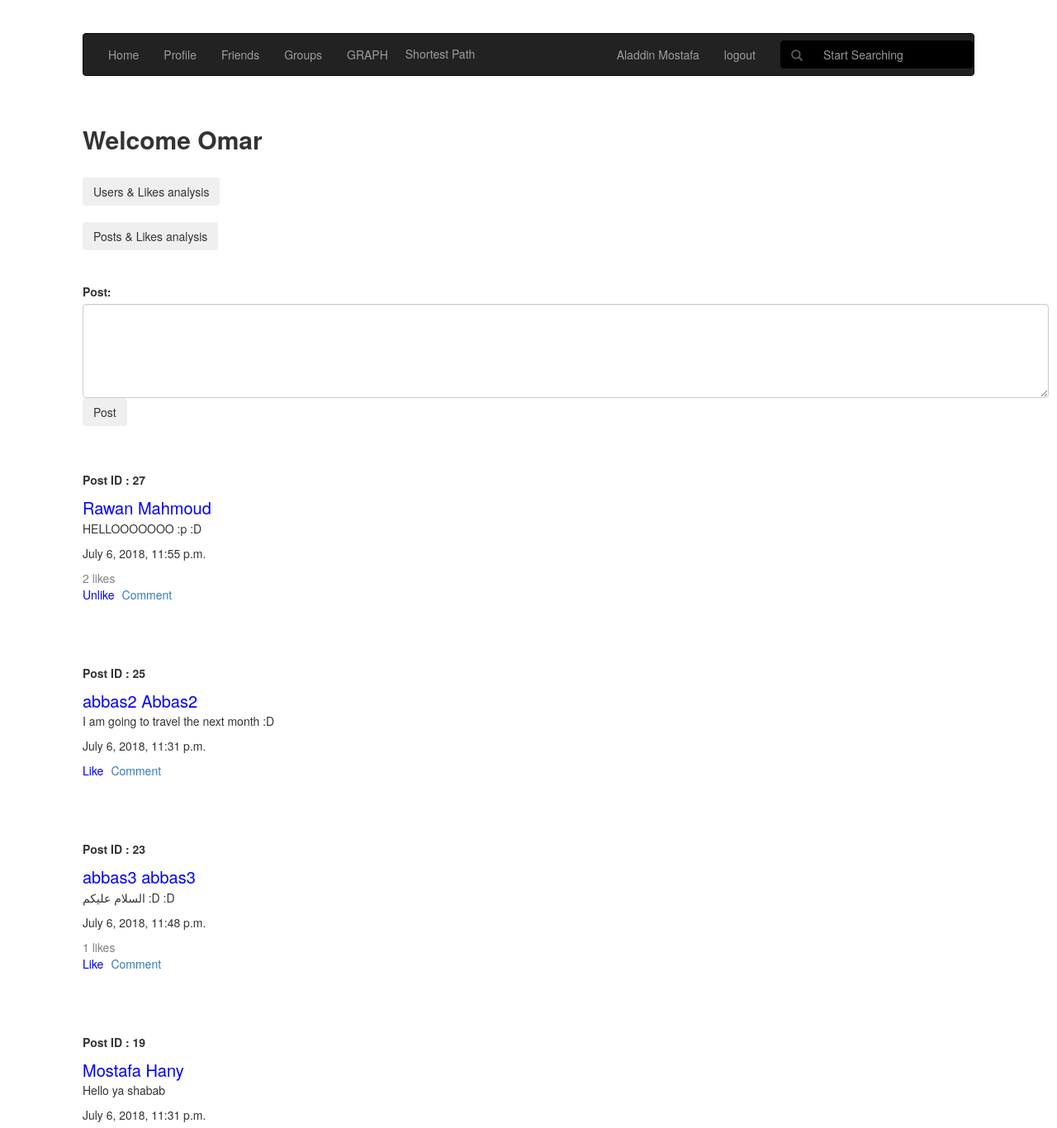
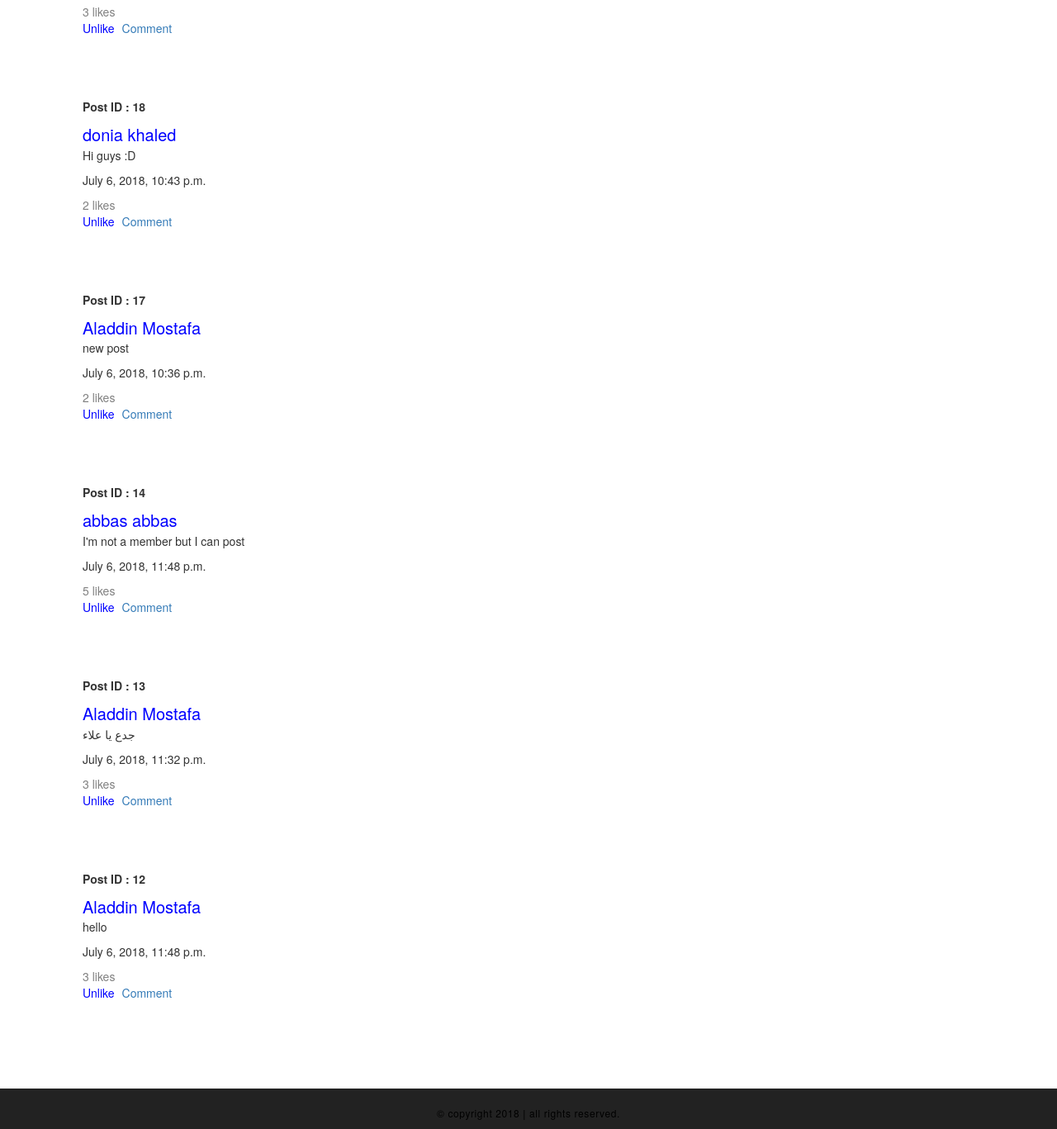
The app's page /groups/1/ (signed in) with its own data (2 pictures, top to bottom).
### social_network/models.py (models this page shows, shortened)
class CustomUser(AbstractUser):
    friends = models.ManyToManyField('self')
    username = models.CharField(max_length=100, unique=True)
    password = models.CharField(max_length=100)
    email = models.CharField(max_length=100, unique=True)
    first_name = models.CharField(max_length=100)
    last_name = models.CharField(max_length=100)
    birth_date = models.CharField(max_length=10)
    gender = models.CharField(max_length=8)
    mobile_number = models.CharField(max_length=15)
    def __str__(self):
        return self.first_name + " " + self.last_name

class Group(models.Model):
    name = models.CharField(max_length=100, unique=True)
    users = models.ManyToManyField(CustomUser, related_name="my_groups")
    def __str__(self):
        return self.name

class Mypost(models.Model):
    postbody = models.CharField(max_length=1000)
    user = models.ForeignKey(CustomUser, on_delete=models.CASCADE)
    created = models.DateTimeField(auto_now_add=True)
    updated = models.DateTimeField(auto_now=True)
    likes = models.ManyToManyField(CustomUser, related_name="my_likes")
    group = models.ForeignKey(Group, on_delete=models.CASCADE, default=None, blank=True, null=True)

### social_network/views.py (the view, shortened to what this page needs)
# urls.py: url(r'groups/(?P<group_id>[0-9]+)/', views.groupHome.as_view(),name='grouphome' ),
class groupHome(View):
    template = 'social_network/group_home.html'
    def get(self, request, group_id):
        if request.user.is_authenticated:
            group = Group.objects.get(pk=group_id)
            posts = group.mypost_set.all()
            posts = sorted(posts, key=lambda instance: instance.created, reverse=True)
            return render(request, self.template, {'posts':posts, 'group':group})
        return render(request, self.template, {})

### social_network/templates/social_network/group_home.html (shortened to what this page needs)
<!DOCTYPE html>
<html lang="en">
<head>
<link rel="stylesheet" href="https://cdnjs.cloudflare.com/ajax/libs/font-awesome/4.7.0/css/font-awesome.min.css">
<link rel="stylesheet" href="https://maxcdn.bootstrapcdn.com/bootstrap/3.3.7/css/bootstrap.min.css">
<link rel="stylesheet" href="https://maxcdn.bootstrapcdn.com/bootstrap/3.3.7/css/bootstrap.min.css">
</head>
<body>
<nav class="navbar navbar-inverse">
  <div class="container-fluid">
    <ul class="nav navbar-nav">
      <li ><a href="/">Home</a></li>
      <li><a href="/{{user.username}}/">Profile</a></li>
      <li><a href="/{{user.username}}/friends/">Friends</a></li>
        <li><a href="/{{user.username}}/groups/">Groups</a></li>
        <li><a href="{%url 'graph'%}">GRAPH</a></li>
        <li><button  id="from_to">Shortest Path</button></li>
    </ul>
      <ul class="nav navbar-nav navbar-right">
          {% if user.is_authenticated %}
          <li><a href="/{{user.username}}/">{{user}}</a></li>
          <li><a href="/logout/"> logout </a></li>
          {% else %}
          <li><a href="/reg/"> Register </a></li>
          <li><a href="/login/"> Login </a></li>
          {% endif %}
      <form class="navbar-form navbar-right" method="get" action="">
        <div class="form-group" style="background-color:#333;">
            <div class="input-group" >
                <div class="input-group-addon" style="background-color:black;border-color:black;">
                    <span class="glyphicon glyphicon-search"></span>
                </div>
                <input type="text" name="search" class="form-control" placeholder="Start Searching" style="background-color:black;border-color:black;">
            </div>
        </div>
      </form>
            </ul>
  </div>
</nav>
<br>
<h2 class="card-title"><b>{{group}}</b></h2>
<br>
        <form method="post" action="{%url 'groupan'%}">
            <button type="submit" class="btn" name="addfriend" value={{user.username}}>Users & Likes analysis</button>
        </form>
<br>
        <form method="post" action="{%url 'postan'%}">
            <button type="submit" class="btn" name="addfriend" value={{user.username}}>Posts & Likes analysis</button>
        </form>
<br>
<br>
<div class="container">
  <div class="row">
    <div class="card">
      <div class="form-group">
    {% if user.is_authenticated %}
<form method="post" action="">
  <label for="comment">Post:</label>
  <textarea class="form-control" rows="5" id="comment" name="postbody"></textarea>
  <button type="submit" class="btn">Post</button>
</form>
</div>
</div>
</div>
<br>
<br>
{%for post in posts%}
    <div class="row">
  <div class="card">
<div class="card-body">
              <p class="card-text"><strong>Post ID : {{post.pk}}</strong></p>
  <a href="{%url 'profile' post.user.username %}" class="author">{{post.user}}</a>
  <p class="card-text">{{post.postbody}}</p>
    <p class="card-text">{{post.updated}}</p>
    <div class="form-group mx-sm-3 mb-2">
    {% if post.likes.count > 0 %}
        <form method="post" action="">
        <button type="submit" class="LikesBtn">{{post.likes.count}} likes</button>
        </form>
    {% endif %}
    {% if request.user in post.likes.all %}
    <form method="post" action="">
        <button type="submit" class="likebtn">Unlike</button>
    </form>
    {%else%}
    <form method="post" action="">
        <button type="submit" class="likebtn">Like</button>
    </form>
    {%endif%}
  <a href="#" class="card-link">Comment</a>
  </div>
    <br> <br> <br>
</div>
</div>
</div>
    {% endfor %}
    {%endif%}
<br>
<br>
<div class="row">
  <div class="card">
<div class="card-body">
<div class="container-fluid" id="footer">
   <div>
     <p>
       &copy; copyright 2018 | all rights reserved.
     </p>
   </div>
 </div>
</div>
</body>
</html>

### social_network/templates/social_network/group_home.html (style rules this page uses)
.likebtn { float:left; margin-right:9px; background:none!important; color:blue; border:none; padding:0!important; font: inherit; cursor: pointer; }
.LikesBtn { background:none!important; color:grey; border:none; padding:0!important; font: inherit; cursor: pointer; }
.author { background:none!important; color:blue; border:none; padding:0!important; font: inherit; font-size: 20px; cursor: pointer; }
body { margin:40px 100px; }
#footer { background: #222; border-top: 1px solid #222; margin: 0; padding: 0; width: 100%; position: fixed; left: 0; bottom: 0; text-align: center; }
#footer > div { margin: 0 auto; padding: 10px 0 10px; overflow: hidden; text-align: center; width: 100%; }
#footer div p { color: #000; display: inline-block; font-size: 12px; letter-spacing: 0.05em; margin: 0; padding: 10px 0 0; text-align: center; }
#from_to { background:#222; color:#9d9d9d; border-color:#222; border:none; margin-top:13px; }

### records on screen
CustomUser: first_name+last_name "Aladdin Mostafa"
Group: name "Welcome Omar"
Mypost: pk "27", user "Rawan Mahmoud", postbody "HELLOOOOOOO :p :D", updated "July 6, 2018, 11:55 p.m.", likes.count "2"
Mypost: pk "25", user "abbas2 Abbas2", postbody "I am going to travel the next month :D", updated "July 6, 2018, 11:31 p.m."
Mypost: pk "23", user "abbas3 abbas3", postbody "السلام عليكم :D :D", updated "July 6, 2018, 11:48 p.m.", likes.count "1"
Mypost: pk "19", user "Mostafa Hany", postbody "Hello ya shabab", updated "July 6, 2018, 11:31 p.m.", likes.count "3"
Mypost: pk "18", user "donia khaled", postbody "Hi guys :D", updated "July 6, 2018, 10:43 p.m.", likes.count "2"
Mypost: pk "17", user "Aladdin Mostafa", postbody "new post", updated "July 6, 2018, 10:36 p.m.", likes.count "2"
Mypost: pk "14", user "abbas abbas", postbody "I'm not a member but I can post", updated "July 6, 2018, 11:48 p.m.", likes.count "5"
Mypost: pk "13", user "Aladdin Mostafa", postbody "جدع يا علاء", updated "July 6, 2018, 11:32 p.m.", likes.count "3"
Mypost: pk "12", user "Aladdin Mostafa", postbody "hello", updated "July 6, 2018, 11:48 p.m.", likes.count "3"
